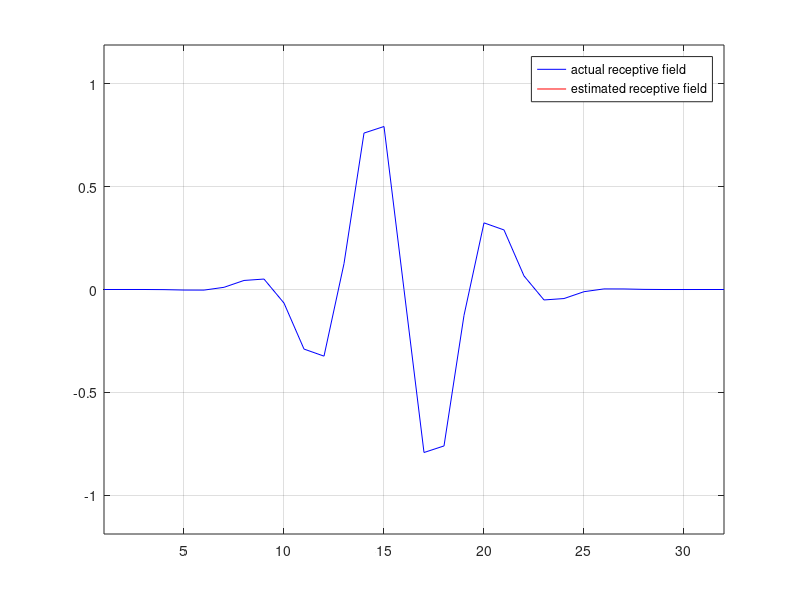
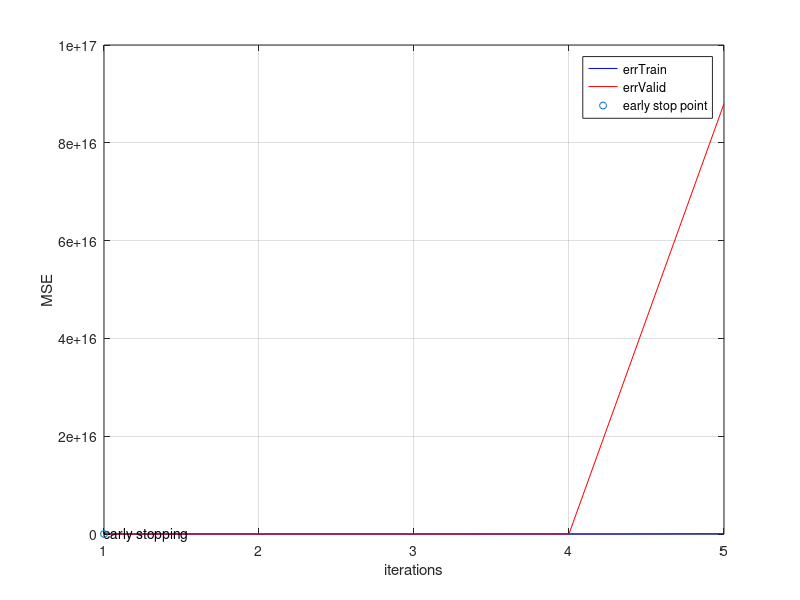

Write MATLAB code to recreate these figures, in order.
% assign_1d_RF_sysIdent_overfit.m 
%
% demonstrate overfitting, for simple regression estimation of 1-d (spatial) receptive field
% use hold-back dataset, compare learning curves for training vs validation sets
%   use to illustrate how "early stopping" can work

% note: error = mean-squares not sum-squares

% for early stopping:  save RF estimate when prediction of validation set starts to get worse

clear all;  close all;  fprintf(1,'\n\n\n\n\n\n');

rng('default');   % "standard" random number seed -> reproducible simulations

nRFpts = 32;    % number of points in receptive field (== number of parameters to be estimated)
nMeasTrain = 60;    % number of measurements to use for receptive field estimation
nMeasValid = 40;    % additional measurements to use for validation

noiseAmp = 0.4; % amplitude of noise

eta = input('learning rate:   ');  % learning rate

num_iterations = input('number of batch-mode iterations:   '); 

% define a model receptive field (Gabor function), and plot it
xPtsK = 1:1:nRFpts;
mu = nRFpts/2;   lambda = nRFpts/5;   sig = lambda*0.5;
env = exp(-(xPtsK-mu).^2/(2*sig^2));  % Gaussian envelope
receptiveField = env.*sin(2*pi*xPtsK/lambda);
figure(1);    
plot(xPtsK,receptiveField,'b-');      grid;

% create 2 input signals (stimulus sets):   white noise, range from -1 to +1
stimTrain = (rand(nRFpts,nMeasTrain) - 0.5);   % nMeasTrain measurements, for nRFpts pixels

% create 2 input signals (stimulus sets):   white noise, range from -1 to +1
stimValid = (rand(nRFpts,nMeasValid) - 0.5);   % nMeasValid measurements, for nRFpts pixels

% simulate response of the model system (receptive field) to input signal:
respTrain = receptiveField*stimTrain + noiseAmp*randn(1,nMeasTrain);  % (with some added noise)

% simulate response of the model system (receptive field) to input signal:
respValid = receptiveField*stimValid + noiseAmp*randn(1,nMeasValid);  % (with some added noise)

% stim   = nRFpts x nMeas
% resp   = 1 x nMeas           % note stim and resp are ~ zero-mean (as they need to be)
% w      = 1 x nRFpts

% w = randn(1,nRFpts);  % random initial weights (conventional practice) 
w = zeros(1,nRFpts);  % initialize weights (receptive field estimate) - "sparse prior"

errTrain = zeros(num_iterations,1);     % initialize histories
errValid = zeros(num_iterations,1);

for iteration = 1:num_iterations    % loop over iterations

   respCalc = w*stimTrain;     % predicted response for estimation dataset
   
   % gradient descent
   dw = (respCalc - respTrain)*stimTrain'; %  gradient
   w = w - eta*dw;   % learning rule:  update weights   
   
   errTrain(iteration) = mean((respTrain - respCalc).^2);   % record error-squared for history
   

   % validation set use the updated w
   respCalc_v = w*stimValid;     % predicted response for estimation dataset
   
   errValid(iteration) = mean((respValid - respCalc_v).^2);   % record error-squared for history

   plot(xPtsK,receptiveField,'b-',xPtsK,w,'r-');   grid;

   xMin = min(xPtsK);    xMax = max(xPtsK);   % set axis limits, to keep things stable
   yMin = 1.5*min(receptiveField);  yMax = 1.5*max(receptiveField);
   axis ([xMin xMax  yMin yMax]);
   legend('actual receptive field','estimated receptive field');
   drawnow  
end

figure(2); 
plot(1:1:num_iterations,errTrain,'b-',1:1:num_iterations,errValid,'r-');  
% han.legend = legend('errTrain','errValid','Location','NorthEast');  % legend in upper right
text(find(errValid == min(errValid)),min(errValid),'early stopping');
% set(han.legend,'FontSize',10);
% set(han.legend,'FontWeight','bold');
% set(han.legend,'EdgeColor','black');
grid on;  xlabel('iterations');  ylabel('MSE');
hold on;
plot(find(errValid == (min(errValid))),min(errValid),'o','MarkerSize',5);
legend('errTrain','errValid','early stop point','Location','NorthEast'); 
fprintf('early stop iteration: %d', find(errValid == min(errValid)));
drawnow;


